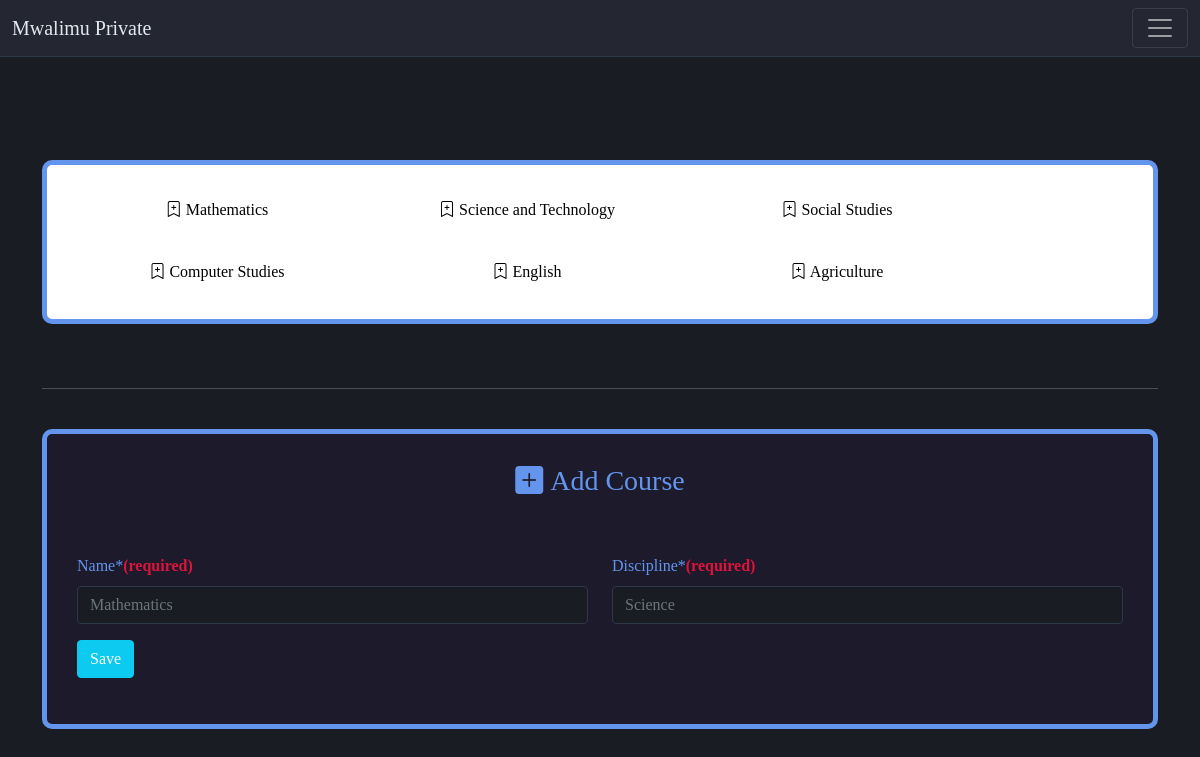
The app's page /IAMLearning/Course-Management/ with its own data.
### SubjectList/models.py (models this page shows)
class Course(models.Model):
    name = models.CharField(max_length=100)
    discipline = models.CharField(max_length=20)
    abbreviation = models.CharField(max_length=10, default='Math')
    def __str__(self):
        return self.name

### SubjectList/views.py (the view, shortened to what this page needs)
# urls.py: path('Course-Management/', CreateCourse.as_view(), name='create-course'),
class CreateCourse(TemplateView):
    template_name = 'SubjectList/create_course.html'
    def get_context_data(self, **kwargs) :
        context = super().get_context_data(**kwargs)
        courses = Course.objects.all()
        context['courses'] = courses
        return context

### SubjectList/templates/SubjectList/create_course.html (shortened to what this page needs)
{% extends 'Supervisor/base.html' %}
{% load static %}
{% load custom_filters %}
{% block content %}
<div class="bg-grdient">
<div class="container for">
    <br><br><br><br>
    <div class="course-container">
        <div class="course-view">
            {% for course in courses %}
                <a href="{% url 'manage-course' course.id %}"><h6><i class="bi bi-bookmark-plus"></i> {{ course }}</h6></a>
            {% endfor %}
        </div>
    </div>
    <br><br><hr class="text-center"><br>
    <div class="form-view">
    <h3 class="text-center" ><i class="bi bi-plus-square-fill"> </i>Add Course </h3>
    <br><br>
        <div class="row mb-3">
            <div class="col-md-6">
                <label for="inputField1" class="form-label">Name*<strong style="color: crimson;">(required)</strong></label>
                <input type="text" class="form-control"  name="name" placeholder="Mathematics" required>
            </div>
            <div class="col-md-6">
                <label for="inputField2" class="form-label">Discipline*<strong style="color: crimson;">(required)</strong></label>
                <input type="text" class="form-control"  name="discipline" placeholder="Science" required>
            </div>
        </div>
    <button class="btn btn-info" style="color: white;" onclick="togglePopUp()">Save</button>
</div>
<br><br>
</div>
</div>
{% endblock %}

### Users/static/Users/styles.css (style rules this page uses)
* { padding: 0; margin: 0; font-family: Nunito !important; }
a { text-decoration: none !important; }

### SubjectList/static/SubjectList/SubjectLiist.css (style rules this page uses)
.upcoming-classes-view p,a { text-decoration:none; color:black ; padding:0px; margin:0px; }
.exam-card p,h6 { padding-top: 5px; }

### Supervisor/static/Supervisor/Supervisor.css (style rules this page uses)
.course-container { height: max-content; padding: 30px; background-color: white !important; border-radius: 10px; color: cornflowerblue !important; border: 5px solid cornflowerblue; font-family: cursive; text-align: center; }
.course-view { grid-template-columns: repeat(auto-fit, minmax(200px, 280px)); display: grid; gap: 30px; }
.form-view { background-color:rgba(29, 25, 46, .8); min-height: 300px; height: max-content; border-radius: 10px; border: 5px solid cornflowerblue; color: cornflowerblue; padding: 30px; }

### Supervisor/templates/Supervisor/base.html (style rules this page uses)
:root { --bg-dark: #1a1c23; --bg-card: #242631; --text-primary: #e2e8f0; --text-secondary: #a0aec0; --primary-color: #6c5ce7; --success-color: #00b894; --danger-color: #d63031; --border-color: #2d3748; }
body { background-color: var(--bg-dark); color: var(--text-primary); }
.form-control { background-color: var(--bg-dark); border-color: var(--border-color); color: var(--text-primary); }

### records on screen
Course: name "Mathematics"
Course: name "Science and Technology"
Course: name "Social Studies"
Course: name "Computer Studies"
Course: name "English"
Course: name "Agriculture"
